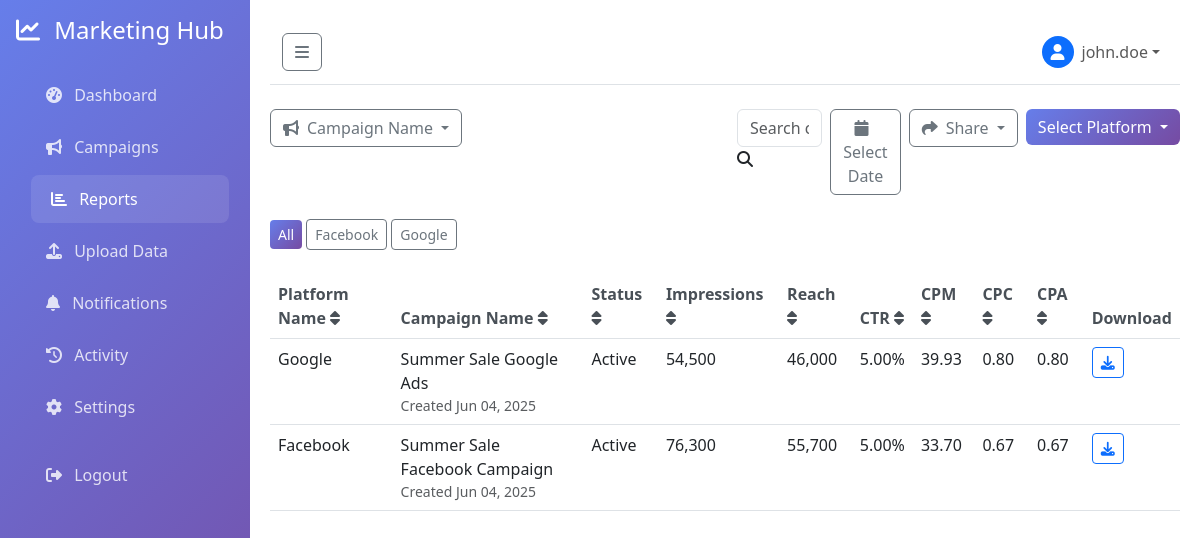
The app's page /reports (signed in), older data.
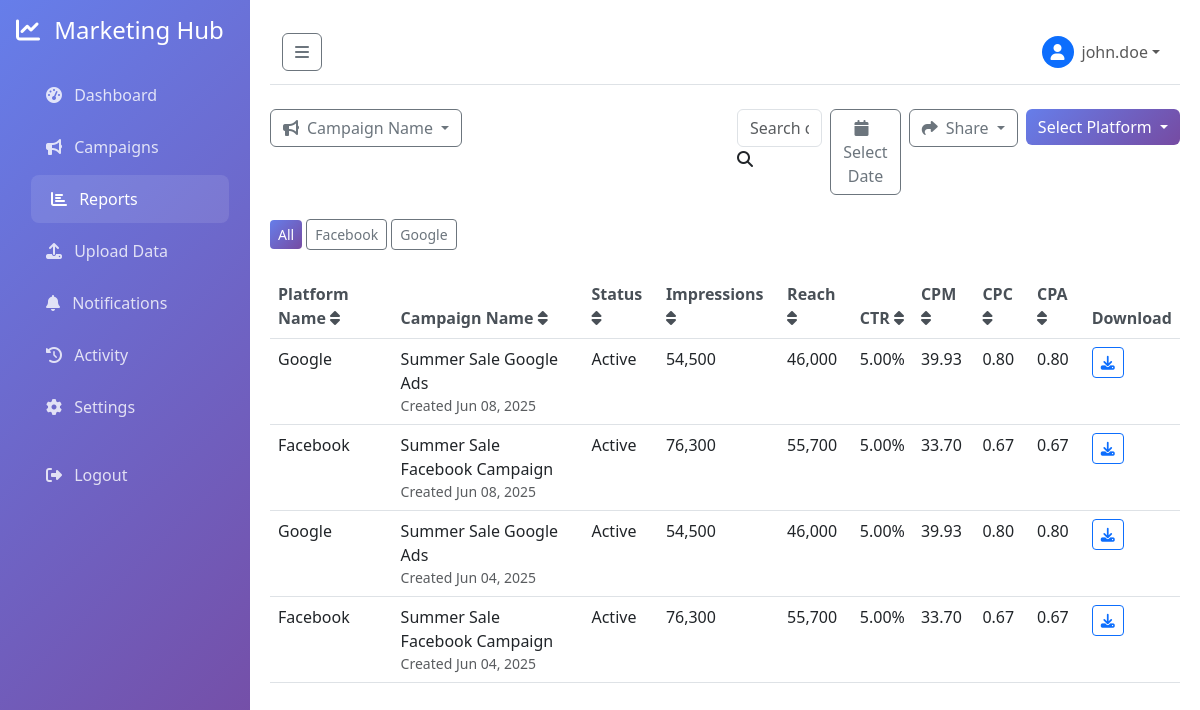
The same page, newer data.
### models.py (models this page shows, shortened)
class Campaign(db.Model):
    __tablename__ = 'campaigns'
    id = db.Column(db.Integer, primary_key=True)
    name = db.Column(db.String(200), nullable=False)
    platform = db.Column(db.String(50), nullable=False)  # Facebook, Google, ShareIT
    status = db.Column(db.String(50), default='Pending')  # Pending, In-Progress, Completed
    budget = db.Column(db.Float, default=0.0)
    spent = db.Column(db.Float, default=0.0)
    impressions = db.Column(db.Integer, default=0)
    clicks = db.Column(db.Integer, default=0)
    reach = db.Column(db.Integer, default=0)
    ctr = db.Column(db.Float, default=0.0)  # Click-through rate
    cpm = db.Column(db.Float, default=0.0)  # Cost per mille
    cpc = db.Column(db.Float, default=0.0)  # Cost per click
    cpv = db.Column(db.Float, default=0.0)  # Cost per view
    cpa = db.Column(db.Float, default=0.0)  # Cost per acquisition
    created_at = db.Column(db.DateTime, default=datetime.utcnow)
    updated_at = db.Column(db.DateTime, default=datetime.utcnow, onupdate=datetime.utcnow)
    user_id = db.Column(db.Integer, db.ForeignKey('users.id'), nullable=False)

### routes.py (the view)
@app.route('/reports')
@login_required
def reports():
    platform_filter = request.args.get('platform', 'All')
    query = Campaign.query.filter_by(user_id=current_user.id)
    if platform_filter and platform_filter != 'All':
        query = query.filter_by(platform=platform_filter)
    campaigns = query.order_by(Campaign.created_at.desc()).all()
    platforms = db.session.query(Campaign.platform).filter_by(user_id=current_user.id).distinct().all()
    platforms = [p[0] for p in platforms]
    return render_template('reports.html',
                         campaigns=campaigns,
                         platforms=platforms,
                         current_platform=platform_filter)

### app.py (called while the page is built)
@login_manager.user_loader
def load_user(user_id):
    from models import User
    return User.query.get(int(user_id))

### models.py (called while the page is built)
    def get_full_name(self):
        if self.first_name and self.last_name:
            return f"{self.first_name} {self.last_name}"
        return self.username

### templates/reports.html (shortened to what the changed rows need)
{% extends "base.html" %}
{% block content %}
<div class="row mb-4">
    <div class="col-12">
        <div class="platform-filter-buttons">
            <button class="btn btn-sm {{ 'btn-primary' if current_platform == 'All' else 'btn-outline-secondary' }}"
                    onclick="filterByPlatform('All')">All</button>
            {% for platform in platforms %}
            <button class="btn btn-sm {{ 'btn-primary' if current_platform == platform else 'btn-outline-secondary' }}"
                    onclick="filterByPlatform('{{ platform }}')">{{ platform }}</button>
            {% endfor %}
        </div>
    </div>
</div>
<div class="row">
    <div class="col-12">
        <div class="reports-table-card">
            <div class="table-responsive">
                <table class="table table-hover" id="campaigns-table">
                    <thead>
                        <tr>
                            <th>
                                Platform Name
                                <i class="fas fa-sort"></i>
                            </th>
                            <th>
                                Campaign Name
                                <i class="fas fa-sort"></i>
                            </th>
                            <th>
                                Status
                                <i class="fas fa-sort"></i>
                            </th>
                            <th>
                                Impressions
                                <i class="fas fa-sort"></i>
                            </th>
                            <th>
                                Reach
                                <i class="fas fa-sort"></i>
                            </th>
                            <th>
                                CTR
                                <i class="fas fa-sort"></i>
                            </th>
                            <th>
                                CPM
                                <i class="fas fa-sort"></i>
                            </th>
                            <th>
                                CPC
                                <i class="fas fa-sort"></i>
                            </th>
                            <th>
                                CPA
                                <i class="fas fa-sort"></i>
                            </th>
                            <th>Download</th>
                        </tr>
                    </thead>
                    <tbody>
                        {% for campaign in campaigns %}
                        <tr data-platform="{{ campaign.platform }}">
                            <td>
                                <span class="platform-badge platform-{{ campaign.platform.lower() }}">
                                    {{ campaign.platform }}
                                </span>
                            </td>
                            <td>
                                <div class="campaign-info">
                                    <span class="campaign-name">{{ campaign.name }}</span>
                                    <small class="text-muted d-block">Created {{ campaign.created_at.strftime('%b %d, %Y') }}</small>
                                </div>
                            </td>
                            <td>
                                <span class="status-badge status-{{ campaign.status.lower().replace('-', '') }}">
                                    {{ campaign.status }}
                                </span>
                            </td>
                            <td>{{ "{:,}".format(campaign.impressions) }}</td>
                            <td>{{ "{:,}".format(campaign.reach) }}</td>
                            <td>{{ "{:.2f}%".format(campaign.ctr) }}</td>
                            <td>{{ "{:.2f}".format(campaign.cpm) }}</td>
                            <td>{{ "{:.2f}".format(campaign.cpc) }}</td>
                            <td>{{ "{:.2f}".format(campaign.cpa) }}</td>
                            <td>
                                <button class="btn btn-sm btn-outline-primary" onclick="downloadCampaignReport({{ campaign.id }})">
                                    <i class="fas fa-download"></i>
                                </button>
                            </td>
                        </tr>
                        {% endfor %}
                    </tbody>
                </table>
            </div>
        </div>
    </div>
</div>
{% endblock %}

Row changes from the older to the newer data that the page shows:
added Campaign: platform "Google", name "Summer Sale Google Ads", created_at "Jun 08, 2025", status "Active", impressions "54,500", reach "46,000", ctr "5.00%", cpm "39.93", cpc "0.80", cpa "0.80"
added Campaign: platform "Facebook", name "Summer Sale Facebook Campaign", created_at "Jun 08, 2025", status "Active", impressions "76,300", reach "55,700", ctr "5.00%", cpm "33.70", cpc "0.67", cpa "0.67"
